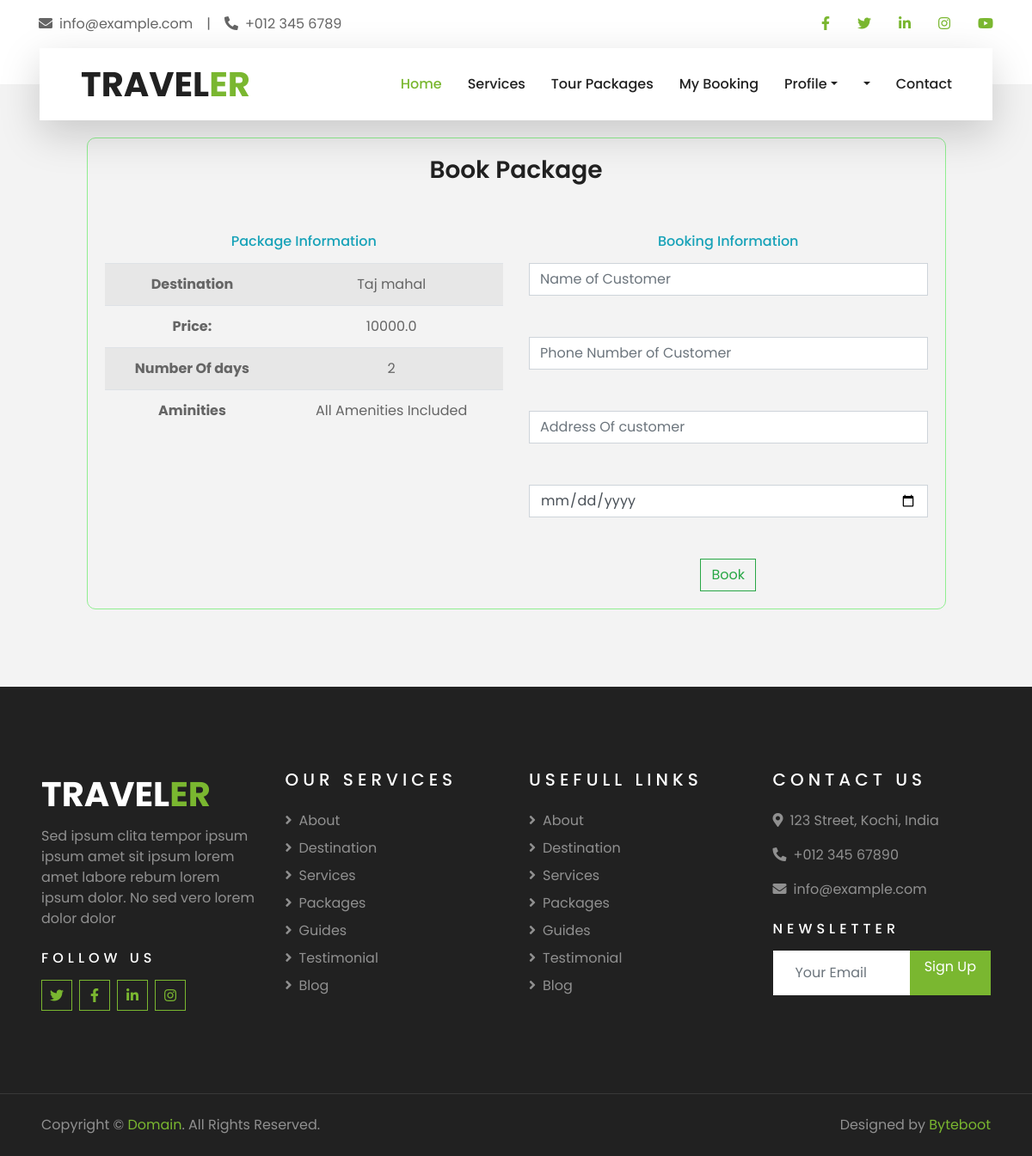
The app's page /destinations/BookPackage/2 (signed in) with its own data.
### Destinations/models.py (models this page shows)
class Packages(models.Model):
    destination = models.ForeignKey(Destination, on_delete = models.CASCADE)
    key_words = models.CharField(max_length=255)
    image = models.FileField(upload_to="package_image")
    number_of_days = models.IntegerField()
    number_of_nights = models.IntegerField()
    number_of_persons = models.IntegerField()
    amount = models.FloatField()
    description = models.CharField(max_length=1000)
    raings = models.IntegerField(null=True,blank=True)
    number_of_rators = models.IntegerField(null=True,blank=True)

class Destination(models.Model):
    destination_name = models.CharField(max_length=255)
    key_words = models.CharField(max_length=255)
    image = models.FileField(upload_to="destination_image")
    place = models.CharField(max_length=255)
    district = models.CharField(max_length=255)
    contry = models.ForeignKey(Contry, on_delete=models.CASCADE)
    date = models.DateField(auto_now_add=True)
    attractions = models.CharField(max_length=1000)
    address = models.TextField(max_length=1000)
    postel_code = models.IntegerField()
    def __str__(self):
        return self.destination_name

### Destinations/views.py (the view, shortened to what this page needs)
# urls.py: path("BookPackage/<int:pk>",views.BookPackage,name="BookPackage"),
@login_required(login_url="SignIn")
def BookPackage(request,pk):
    package = Packages.objects.get(id = pk)
    context = {
        "package":package
    }
    return render(request, "bookpackage.html",context)

### templates/bookpackage.html (shortened to what this page needs)
{% extends "index.html" %}
{% block content %}
<div class="container">
    <div class="content">
        <h3>Book Package</h3>
        <br><br>
        <div class="row">
            <div class="col-md-6">
                <h6 class="text-info mb-3">Package Information</h6>
                <table class="table table-striped border-0">
                    <tr>
                        <th>
                            Destination
                        </th>
                        <td>
                            {{package.destination}}
                        </td>
                    </tr>
                    <tr>
                        <th>Price:</th>
                        <td>{{package.amount}}</td>
                    </tr>
                    <tr>
                        <th>Number Of days</th>
                        <td>{{package.number_of_days}}</td>
                    </tr>
                    <tr>
                        <th>Aminities</th>
                        <td>{{package.description}}</td>
                    </tr>
                </table>
            </div>
            <div class="col-md-6">
                <h6 class="text-info mb-3">Booking Information</h6>
                <form method="post">
                    <input type="text" placeholder="Name of Customer" class="form-control" name="name" required><br><br>
                    <input type="text" placeholder="Phone Number of Customer" class="form-control" name="phone" required> <br><br>
                    <input type="text" placeholder="Address Of customer" class="form-control" name="address" required><br><br>
                    <input type="date"  class="form-control" name="date" required><br><br>
                    <button type="submit" class="btn btn-outline-success">Book</button>
                </form>
            </div>
        </div>
    </div>
</div>
{% endblock %}

### templates/bookpackage.html (style rules this page uses)
.content { width:90%; margin: auto; margin-top: 20px; margin-bottom: 20px; border-radius: 10px; border: 1px solid lightgreen; padding: 20px; text-align: center; }

### records on screen
Packages: destination "Taj mahal", amount "10000.0", number_of_days "2", description "All Amenities Included"
